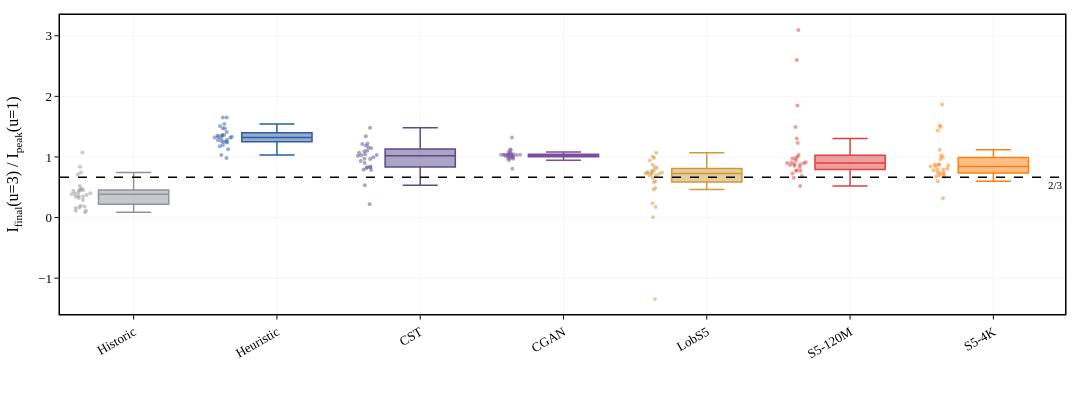

Notebook source saved alongside this figure:
### Code cell
# -- Table: Relaxation Ratio (FIXED: at u=3.0 + end of curve) --

print("\n-- Relaxation Ratio: at u=3.0 (article definition) vs end of curve --")
print(f"  Theory: 2/3 = {2/3:.3f}")
print()

rows = []
for label, r in R.items():
    rdf = r['relax_df_fixed']
    if rdf.empty:
        continue
    med_u3  = rdf['ratio_u3'].median()
    mean_u3 = rdf['ratio_u3'].mean()
    std_u3  = rdf['ratio_u3'].std()
    med_end = rdf['ratio_end'].median()
    mean_end = rdf['ratio_end'].mean()
    std_end  = rdf['ratio_end'].std()
    rows.append({
        'Model': label,
        'r@u3 (median)': f"{med_u3:.3f}",
        'r@u3 (mean+/-std)': f"{mean_u3:.3f} +/- {std_u3:.3f}",
        '|d| from 2/3 (u3)': f"{abs(med_u3 - 2/3):.3f}",
        'r@end (median)': f"{med_end:.3f}",
    })
table_relax = pd.DataFrame(rows)
print(table_relax.to_string(index=False))

# LaTeX (u3 version for paper)
print("\n-- LaTeX (r at u=3) --")
print("\\begin{tabular}{lcccc}")
print("\\toprule")
print("Model & Median $r$ & Mean $\\pm$ std & CV & $|\\Delta|$ from $\\frac{2}{3}$ \\\\")
print("\\midrule")
for label, r in R.items():
    rdf = r['relax_df_fixed']
    if rdf.empty:
        continue
    med  = rdf['ratio_u3'].median()
    mean = rdf['ratio_u3'].mean()
    std  = rdf['ratio_u3'].std()
    cv   = std / abs(mean) if abs(mean) > 1e-12 else np.nan
    delta = abs(med - 2/3)
    print(f"{label} & {med:.2f} & {mean:.2f} $\\pm$ {std:.2f} & {cv:.2f} & {delta:.2f} \\\\")
print("\\midrule")
print("\\textit{Theory} & \\multicolumn{2}{c}{\\textit{0.667}} & --- & \\textit{0.0} \\\\")
print("\\bottomrule")
print("\\end{tabular}")

# -- Figure: Relaxation Ratio box plot (u=3) --
fig = go.Figure()
for label, r in R.items():
    rdf = r['relax_df_fixed']
    if rdf.empty:
        continue
    fig.add_trace(go.Box(
        y=rdf['ratio_u3'], name=label,
        marker_color=SCENARIOS[label]['color'],
        line_color=SCENARIOS[label]['color'],
        boxpoints='all', jitter=0.3, pointpos=-1.5,
        marker=dict(size=4, opacity=0.5),
        line_width=1.5))

fig.add_hline(y=2/3, line_dash='dash', line_color='black', line_width=1.5,
              annotation_text='2/3', annotation_font_size=11,
              annotation_position='bottom right')

pub_layout(fig, width=FULL_W, height=400, legend_pos='none')
fig.update_xaxes(title_text='', tickangle=-30)
fig.update_yaxes(title_text='I<sub>final</sub>(u=3) / I<sub>peak</sub>(u=1)')
save_fig(fig, 'relaxation_ratio_u3_7m.png')
fig.show()

### Figure 1 — Plotly figure (JSON) as saved in the notebook; plotly's stock layout.template omitted (floating-point values rounded to 4 significant figures)
{"data": [{"boxpoints": "all", "jitter": 0.3, "line": {"color": "#8F939A", "width": 1.5}, "marker": {"color": "#8F939A", "opacity": 0.5, "size": 4}, "name": "Historic", "pointpos": -1.5, "type": "box", "y": [0.4554, 0.4002, 0.8376, 0.4766, 0.4405, 1.073, 0.3493, 0.343, 0.3733, 0.4549, 0.415, 0.711, 0.1582, 0.1126, 0.321, 0.3986, 0.4516, 0.5223, 0.114, 0.1672, 0.08853, 0.3833, 0.3564, 0.7437, 0.196, 0.1843, 0.2886]}, {"boxpoints": "all", "jitter": 0.3, "line": {"color": "#2F5DA3", "width": 1.5}, "marker": {"color": "#2F5DA3", "opacity": 0.5, "size": 4}, "name": "Heuristic", "pointpos": -1.5, "type": "box", "y": [1.411, 1.275, 1.282, 1.543, 1.47, 1.651, 1.652, 1.474, 0.9821, 1.315, 1.321, 1.033, 1.329, 1.361, 1.197, 1.36, 1.335, 1.513, 1.26, 1.353, 1.129, 1.249, 1.308, 1.178, 1.237, 1.25, 1.354]}, {"boxpoints": "all", "jitter": 0.3, "line": {"color": "#5B4B8A", "width": 1.5}, "marker": {"color": "#5B4B8A", "opacity": 0.5, "size": 4}, "name": "CST", "pointpos": -1.5, "type": "box", "y": [1.213, 0.9946, 1.48, 1.031, 1.191, 0.2202, 1.159, 0.9715, 1.34, 1.019, 1.142, 0.535, 1.043, 0.9315, 1.221, 1.069, 1.03, 0.786, 1.095, 1.101, 0.7886, 0.9016, 0.8165, 0.9667, 0.8294, 0.8315, 0.8377]}, {"boxpoints": "all", "jitter": 0.3, "line": {"color": "#7B4F9E", "width": 1.5}, "marker": {"color": "#7B4F9E", "opacity": 0.5, "size": 4}, "name": "CGAN", "pointpos": -1.5, "type": "box", "y": [1.035, 1.031, 1.037, 1.124, 1.036, 0.8043, 1.114, 1.055, 1.072, 1.038, 1.028, 1.035, 1.04, 1.046, 1.323, 1.014, 1.02, 1.005, 1.004, 1.01, 1.081, 0.972, 0.9873, 0.9442, 0.9753, 0.9804, 1.039]}, {"boxpoints": "all", "jitter": 0.3, "line": {"color": "#D09A3C", "width": 1.5}, "marker": {"color": "#D09A3C", "opacity": 0.5, "size": 4}, "name": "LobS5", "pointpos": -1.5, "type": "box", "y": [0.7176, 0.7494, 0.002982, 0.4882, 0.5956, 0.5863, 0.94, 1.002, -1.345, 0.6979, 0.7451, 0.1747, 0.6926, 0.463, 0.7275, 0.8304, 0.8698, 0.2381, 0.7209, 0.7782, 1.07, 0.7468, 0.7357, 0.9822, 0.6509, 0.7738, 0.8188]}, {"boxpoints": "all", "jitter": 0.3, "line": {"color": "#E04040", "width": 1.5}, "marker": {"color": "#E04040", "opacity": 0.5, "size": 4}, "name": "S5-120M", "pointpos": -1.5, "type": "box", "y": [0.7823, 0.7743, 1.303, 0.9368, 0.8537, 3.096, 1.034, 0.8778, 2.599, 0.5215, 0.8766, 1.495, 0.912, 0.9102, 1.848, 1.003, 0.8965, 0.7268, 0.6564, 0.9725, 1.232, 0.8993, 0.7737, 0.6868, 0.9792, 0.8322, 0.8661]}, {"boxpoints": "all", "jitter": 0.3, "line": {"color": "#FF7F0E", "width": 1.5}, "marker": {"color": "#FF7F0E", "opacity": 0.5, "size": 4}, "name": "S5-4K", "pointpos": -1.5, "type": "box", "y": [0.735, 0.8715, 1.865, 0.6783, 0.7415, 0.3167, 0.6674, 0.5985, 1.493, 1.023, 0.9989, 0.7395, 1.118, 0.697, 1.52, 0.807, 0.7921, 1.438, 0.795, 0.8747, 0.9669, 0.8473, 0.8418, 0.8615, 0.7812, 0.8746, 0.7106]}], "layout": {"annotations": [{"font": {"size": 11}, "showarrow": false, "text": "2/3", "x": 1, "xanchor": "right", "xref": "x domain", "y": 0.6667, "yanchor": "top", "yref": "y"}], "font": {"color": "black", "family": "Times New Roman, DejaVu Serif, serif", "size": 13}, "height": 400, "legend": {"bgcolor": "rgba(255,255,255,0.85)", "bordercolor": "black", "borderwidth": 1, "font": {"size": 11}, "visible": false}, "margin": {"b": 55, "l": 60, "r": 15, "t": 15}, "shapes": [{"line": {"color": "black", "dash": "dash", "width": 1.5}, "type": "line", "x0": 0, "x1": 1, "xref": "x domain", "y0": 0.6667, "y1": 0.6667, "yref": "y"}], "title": {}, "width": 1080, "xaxis": {"gridcolor": "rgba(0,0,0,0.08)", "gridwidth": 0.5, "linecolor": "black", "linewidth": 1.5, "mirror": true, "showgrid": true, "showline": true, "tickangle": -30, "tickcolor": "black", "ticklen": 4, "ticks": "outside", "tickwidth": 1, "title": {"text": ""}, "zeroline": false}, "yaxis": {"gridcolor": "rgba(0,0,0,0.08)", "gridwidth": 0.5, "linecolor": "black", "linewidth": 1.5, "mirror": true, "showgrid": true, "showline": true, "tickcolor": "black", "ticklen": 4, "ticks": "outside", "tickwidth": 1, "title": {"text": "I<sub>final</sub>(u=3) / I<sub>peak</sub>(u=1)"}, "zeroline": false}}}
